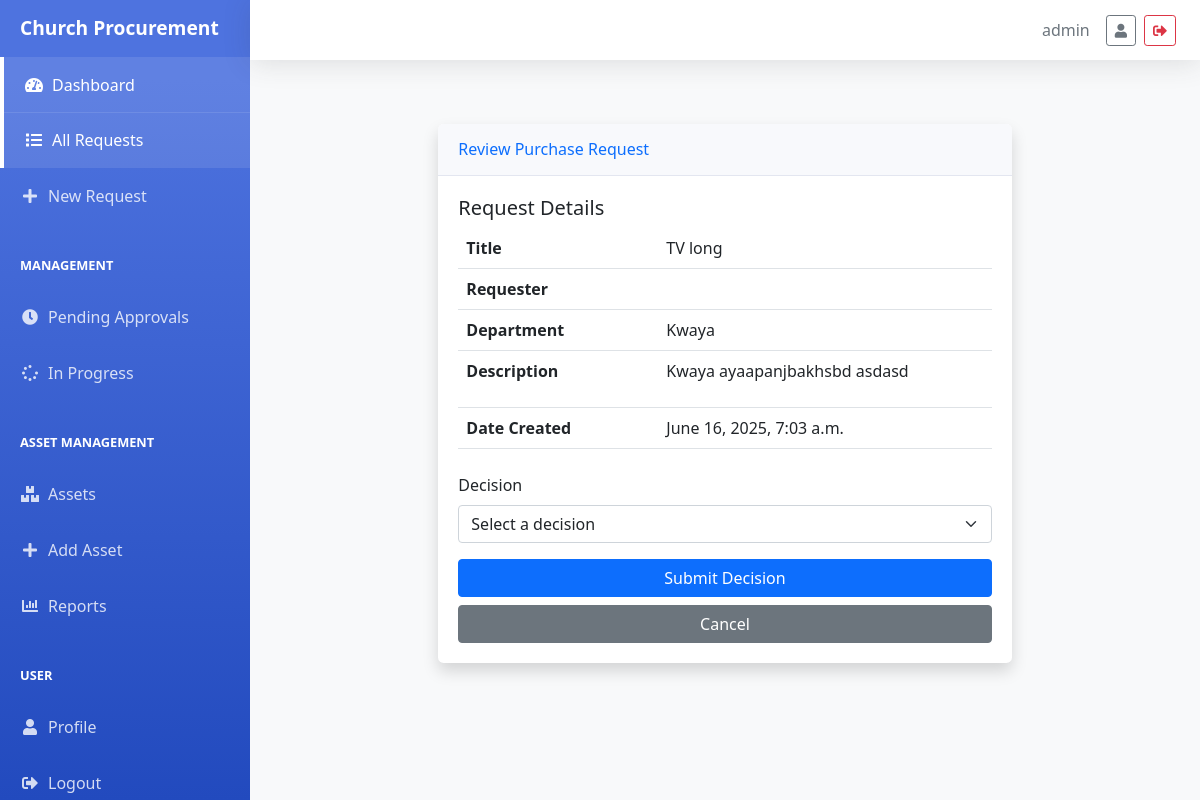
The app's page /procurement/requests/1/approve/ (signed in) with its own data.
### procurement/models/procurement.py (models this page shows, shortened)
class PurchaseRequest(models.Model):
    STATUS_CHOICES = [
        ('PENDING', 'Pending'),
        ('APPROVED', 'Approved'),
        ('REJECTED', 'Rejected'),
        ('QUOTATION_SELECTED', 'Quotation Selected'),
        ('IN_PROGRESS', 'In Progress'),
        ('COMPLETED', 'Completed')
    ]
    title = models.CharField(max_length=200)
    description = models.TextField()
    requester = models.CharField(max_length=100)
    department = models.CharField(max_length=100)
    status = models.CharField(max_length=20, choices=STATUS_CHOICES, default='PENDING')
    date_created = models.DateTimeField(auto_now_add=True)
    rejection_reason = models.TextField(blank=True, null=True)
    approved_by = models.CharField(max_length=100, blank=True, null=True)
    approved_date = models.DateTimeField(null=True, blank=True)
    selected_quotation = models.ForeignKey('Quotation', null=True, blank=True, on_delete=models.SET_NULL, related_name='selected_for_requests')
    tracker = FieldTracker(fields=['status'])

### procurement/views/procurement_views.py (the view, shortened to what this page needs)
# urls.py: path('requests/<int:pk>/approve/', PurchaseRequestApprovalView.as_view(), name='request_approve'),
class PurchaseRequestApprovalView(LoginRequiredMixin, DetailView):
    model = PurchaseRequest
    template_name = 'procurement/request_approve.html'
    context_object_name = 'request'

### procurement/templates/procurement/request_approve.html (shortened to what this page needs)
{% extends "base.html" %}
{% block content %}
<div class="container-fluid py-4">
    <div class="row justify-content-center">
        <div class="col-lg-8">
            <div class="card shadow">
                <div class="card-header py-3">
                    <h6 class="m-0 font-weight-bold text-primary">Review Purchase Request</h6>
                </div>
                <div class="card-body">
                    <div class="mb-4">
                        <h5>Request Details</h5>
                        <table class="table">
                            <tr>
                                <th style="width: 200px;">Title</th>
                                <td>{{ object.title }}</td>
                            </tr>
                            <tr>
                                <th>Requester</th>
                                <td>{{ object.requester }}</td>
                            </tr>
                            <tr>
                                <th>Department</th>
                                <td>{{ object.department }}</td>
                            </tr>
                            <tr>
                                <th>Description</th>
                                <td>{{ object.description|linebreaks }}</td>
                            </tr>
                            <tr>
                                <th>Date Created</th>
                                <td>{{ object.date_created }}</td>
                            </tr>
                        </table>
                    </div>
                    <form method="post">
                        <div class="mb-3">
                            <label for="id_status" class="form-label">Decision</label>
                            <select name="status" id="id_status" class="form-select" required onchange="toggleRejectionReason(this.value)">
                                <option value="">Select a decision</option>
                            </select>
                        </div>
                        <div class="d-grid gap-2">
                            <button type="submit" class="btn btn-primary">
                                Submit Decision
                            </button>
                            <a href="{% url 'procurement:request_detail' object.pk %}" class="btn btn-secondary">
                                Cancel
                            </a>
                        </div>
                    </form>
                </div>
            </div>
        </div>
    </div>
</div>
{% endblock %}

### templates/base.html (shortened to what this page needs)
<!DOCTYPE html>
<html lang="en">
<head>
    <link href="https://cdn.jsdelivr.net/npm/bootstrap@5.1.3/dist/css/bootstrap.min.css" rel="stylesheet">
    <link href="https://cdnjs.cloudflare.com/ajax/libs/font-awesome/5.15.4/css/all.min.css" rel="stylesheet">
</head>
<body>
    <div class="d-flex" id="wrapper">
        {% if user.is_authenticated %}
        <div id="sidebar-wrapper">
            <div class="sidebar-heading">
                Church Procurement
            </div>
            <div class="list-group list-group-flush">
                <a href="{% url 'procurement:dashboard' %}" class="list-group-item {% if request.resolver_match.view_name == 'procurement:dashboard' %}active{% endif %}">
                    <i class="fas fa-tachometer-alt"></i> Dashboard
                </a>
                <a href="{% url 'procurement:request_list' %}" class="list-group-item {% if 'request_list' in request.path %}active{% endif %}">
                    <i class="fas fa-list"></i> All Requests
                </a>
                <a href="{% url 'procurement:request_create' %}" class="list-group-item {% if 'request_create' in request.path %}active{% endif %}">
                    <i class="fas fa-plus"></i> New Request
                </a>
                {% if user.groups.all.0.name == 'Management' %}
                <div class="sidebar-heading" style="font-size: 0.8rem; padding-top: 2rem;">
                    MANAGEMENT
                </div>
                <a href="{% url 'procurement:request_list' %}?status=PENDING" class="list-group-item {% if 'status=PENDING' in request.get_full_path %}active{% endif %}">
                    <i class="fas fa-clock"></i> Pending Approvals
                </a>
                <a href="{% url 'procurement:request_list' %}?status=IN_PROGRESS" class="list-group-item {% if 'status=IN_PROGRESS' in request.get_full_path %}active{% endif %}">
                    <i class="fas fa-spinner"></i> In Progress
                </a>
                <div class="sidebar-heading" style="font-size: 0.8rem; padding-top: 2rem;">
                    ASSET MANAGEMENT
                </div>
                <a href="{% url 'procurement:asset_list' %}" class="list-group-item {% if '/assets/' in request.path %}active{% endif %}">
                    <i class="fas fa-boxes"></i> Assets
                </a>
                <a href="{% url 'procurement:asset_create' %}" class="list-group-item {% if '/assets/create/' in request.path %}active{% endif %}">
                    <i class="fas fa-plus"></i> Add Asset
                </a>
                <a href="#" class="list-group-item">
                    <i class="fas fa-chart-bar"></i> Reports
                </a>
                {% endif %}
                <div class="sidebar-heading" style="font-size: 0.8rem; padding-top: 2rem;">
                    USER
                </div>
                <a href="{% url 'procurement:profile' %}" class="list-group-item {% if 'profile' in request.path %}active{% endif %}">
                    <i class="fas fa-user"></i> Profile
                </a>
                <a href="{% url 'logout' %}" class="list-group-item">
                    <i class="fas fa-sign-out-alt"></i> Logout
                </a>
            </div>
        </div>
        {% endif %}
        <div id="page-content-wrapper">
            {% if user.is_authenticated %}
            <div class="topbar-wrapper">
                <nav class="topbar">
                    <div class="d-flex justify-content-between align-items-center w-100">
                        <div class="d-flex align-items-center">
                            <span class="me-3 text-muted">{{ user.username }}</span>
                            <a href="{% url 'procurement:profile' %}" class="btn btn-outline-secondary btn-sm me-2">
                                <i class="fas fa-user"></i>
                            </a>
                            <a href="{% url 'logout' %}" class="btn btn-outline-danger btn-sm">
                                <i class="fas fa-sign-out-alt"></i>
                            </a>
                        </div>
                    </div>
                </nav>
            </div>
            {% endif %}
            <div class="main-content">
                {% block content %}
                {% endblock %}
            </div>
        </div>
    </div>
</body>
</html>

### templates/base.html (style rules this page uses)
:root { --sidebar-width: 250px; --topbar-height: 60px; --primary-color: #4e73df; --secondary-color: #858796; }
html, body { height: 100%; margin: 0; padding: 0; background-color: #f8f9fa; overflow-x: hidden; }
#wrapper { display: flex; width: 100%; min-height: 100vh; }
#sidebar-wrapper { height: 100vh; width: var(--sidebar-width); margin-left: 0; background-color: #4e73df; background-image: linear-gradient(180deg, #4e73df 10%, #224abe 100%); transition: margin 0.25s ease-out; position: fixed; z-index: 1; display: flex; flex-direction: column; }
#sidebar-wrapper .sidebar-heading { padding: 0.875rem 1.25rem; font-size: 1.2rem; color: white; font-weight: 700; flex-shrink: 0; }
#sidebar-wrapper .list-group { width: var(--sidebar-width); overflow-y: auto; flex-grow: 1; scrollbar-width: thin; scrollbar-color: rgba(255, 255, 255, 0.2) transparent; }
.list-group-item { border: none; padding: 1rem 1.25rem; background: transparent !important; color: rgba(255, 255, 255, 0.8) !important; display: flex; align-items: center; transition: all 0.3s; }
.list-group-item.active { background: rgba(255, 255, 255, 0.1) !important; color: white !important; border-left: 4px solid white; }
.list-group-item i { margin-right: 0.5rem; width: 20px; text-align: center; }
#page-content-wrapper { width: calc(100% - var(--sidebar-width)); margin-left: var(--sidebar-width); min-height: 100vh; padding-top: calc(var(--topbar-height) + 1rem); display: flex; flex-direction: column; }
.main-content { flex: 1; width: 100%; padding: 20px; overflow-y: auto; }
.form-control, .form-select { max-width: 100%; }
.card { max-width: 100%; overflow-x: auto; }
.container-fluid { max-width: 100%; padding-right: 15px; padding-left: 15px; }
.topbar { height: var(--topbar-height); background: white; box-shadow: 0 0.15rem 1.75rem 0 rgba(58, 59, 69, 0.15); display: flex; align-items: center; padding: 0 1.5rem; position: sticky; top: 0; z-index: 1000; width: 100%; }
.topbar-wrapper { width: calc(100% - var(--sidebar-width)); margin-left: var(--sidebar-width); position: fixed; top: 0; right: 0; z-index: 1000; }
.main-content { padding: 1.5rem; max-width: 100%; overflow-x: hidden; }
.main-content > .container, .main-content > .container-fluid { padding-right: 15px; padding-left: 15px; width: 100%; max-width: 100%; }
.card-body { padding: 1.25rem; overflow-x: auto; }
.card { border: none; border-radius: 0.35rem; box-shadow: 0 0.15rem 1.75rem 0 rgba(58, 59, 69, 0.15); }
.card-header { background-color: #f8f9fc; border-bottom: 1px solid #e3e6f0; padding: 1rem 1.25rem; font-weight: 700; color: #4e73df; }

### records on screen
PurchaseRequest: title "TV long", department "Kwaya", description "Kwaya ayaapanjbakhsbd asdasd", date_created "June 16, 2025, 7:03 a.m."

### other values on screen
{{ user.username }} "admin"
